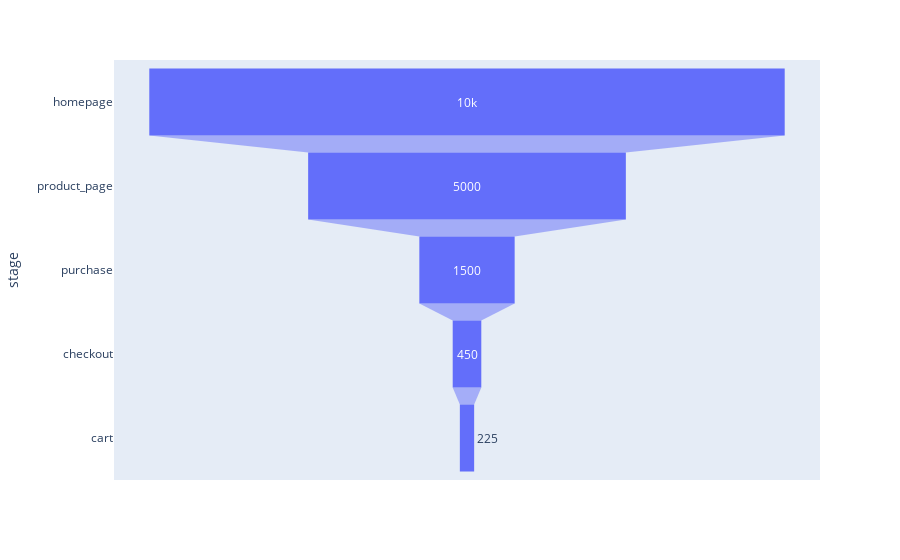

Notebook cell for this chart:
### Code cell
import plotly.express as px
data = dict(
    number=[10000, 5000, 1500, 450, 225],
    stage=["homepage", "product_page", "purchase", "checkout", "cart"])
fig = px.funnel(data, x='number', y='stage')
fig.show()

### Figure 1 — Plotly figure (JSON) as saved in the notebook; plotly's stock layout.template omitted (floating-point values rounded to 4 significant figures)
{"data": [{"hovertemplate": "number=%{x}<br>stage=%{y}<extra></extra>", "legendgroup": "", "marker": {"color": "#636efa"}, "name": "", "orientation": "h", "showlegend": false, "type": "funnel", "x": [10000, 5000, 1500, 450, 225], "xaxis": "x", "y": ["homepage", "product_page", "purchase", "checkout", "cart"], "yaxis": "y"}], "layout": {"legend": {"tracegroupgap": 0}, "margin": {"t": 60}, "xaxis": {"anchor": "y", "domain": [0, 1], "title": {"text": "number"}}, "yaxis": {"anchor": "x", "domain": [0, 1], "title": {"text": "stage"}}}}
